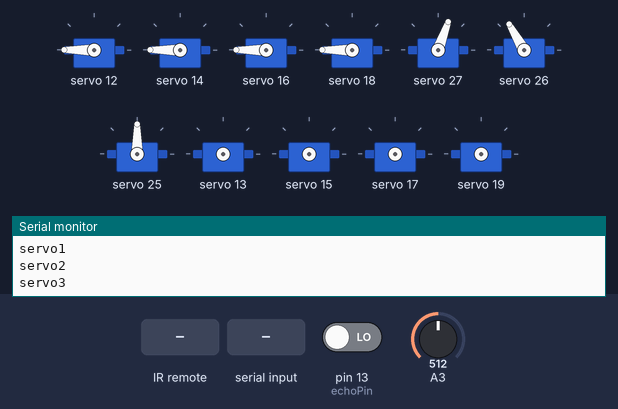
Recording of a sketch running on a simulated Arduino Uno, built with avr-gcc and run on an emulated ATmega328P. Parts: 11 × servo, the last lines printed to the serial monitor. The test bench sets the inputs (shaded band); at power-on: A3 = 512, pin 13 (echoPin) LOW. Random numbers use the default seed unless the sketch sets one.

Above: at 4.2 s.
4.3 s: infrared code 0x00FF22DD received
At 15.1 s:
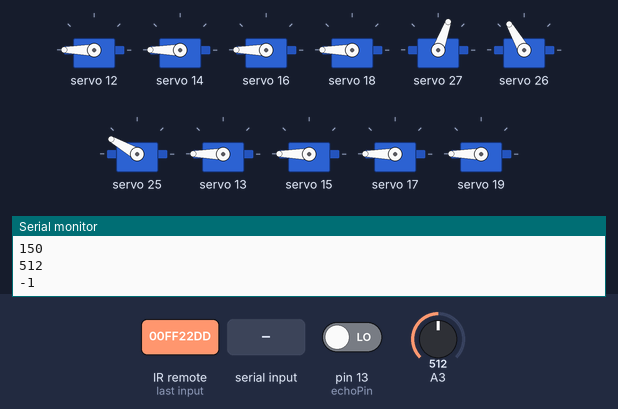
17.1 s: "F" received over Serial
At 25.11 s:
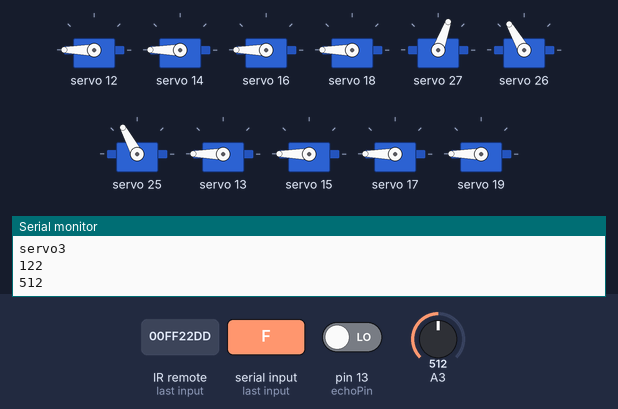
35.5 s: A3 set to 306
At 38.4 s:
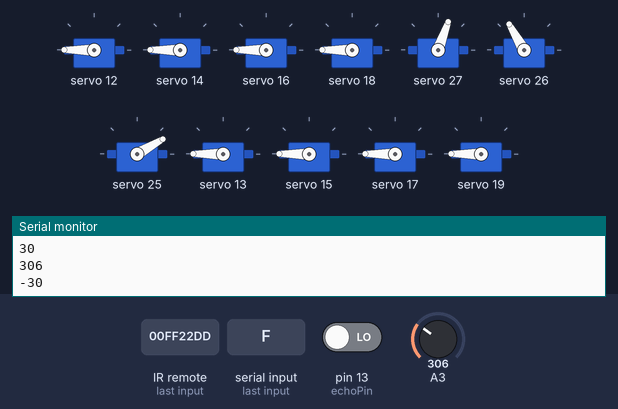
Timing chart, 0 to 39.9 s (numbered marks = the images above; inputs shaded):
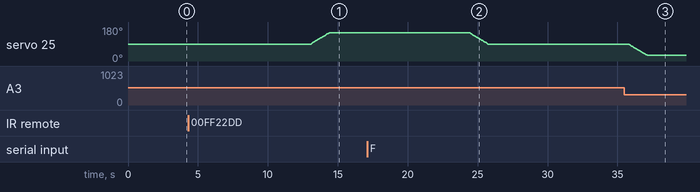

The sketch:

sketch_feb20a.ino
```cpp
#include <Wire.h>
#include <Adafruit_PWMServoDriver.h>
#include <Servo.h>
#include <IRremote.h>

#include <Thread.h>

#include "led.h"
#include "serv.h"
#include "wheel.h"

static Adafruit_PWMServoDriver pwm = Adafruit_PWMServoDriver(0x47);

const int RECV_PIN = A0;
const int echoPin = 13; // ultrasonic module   ECHO to D13
const int trigPin = 12; // ultrasonic module  TRIG to D12
static IRrecv irrecv(RECV_PIN);

#define IR_Go       0x00ff629d
#define IR_Back     0x00ffa857
#define IR_Left     0x00ff22dd
#define IR_Right    0x00ffc23d
#define IR_Ok       0x00ff02fd
#define IR_1        0x00FF6897
#define IR_2        0x00FF9867
#define IR_3        0x00FFB04F
#define IR_4        0x00FF30CF
#define IR_5        0x00FF18E7
#define IR_6        0x00FF7A85
#define IR_7        0x00FF10EF
#define IR_8        0x00FF38C7
#define IR_9        0x00FF5AA5
#define IR_0        0x00FF4AB5
#define IR_Sharp    0x00FF52AD
#define IR_Star     0x00FF42BD
#define IR_LastButton 0xFFFFFFFF

#define SensorLeft    6   //input pin of left sensor
#define SensorMiddle  7   //input pin of middle sensor
#define SensorRight   8   //input pin of right sensor

#define DELAY 500

static unsigned char SL;        //state of left sensor
static unsigned char SM;        //state of middle sensor
static unsigned char SR;        //state of right sensor

static unsigned long irLastAction = 0;

#define DStop 0
#define DForward 1
#define DBack 2
#define DLeft 3
#define DRight 4

unsigned char direction = DStop;
direction_t dir = FORWARD;

int i = 0, j = 0, t = 0, speeds = 1500;


serv servo1(&pwm);
serv servo2(&pwm);
serv servo3(&pwm);

wheel wheelFL(&pwm, 0);
wheel wheelBL(&pwm, 2);
wheel wheelFR(&pwm, 4);
wheel wheelBR(&pwm, 6);

void setup() {
  Serial.begin(9600); //set baud rate to 9600
  Serial.println(F("Hello. This is Bob"));

  pinMode(A3, INPUT);
  analogReference(INTERNAL); // 1.1V internal base voltage of ADC
  pwm.begin();
  pwm.setPWMFreq(60);
  led_setup();


  from_progmem(icons16[5], led_buf, 16);
  led_show(led_buf);
  delay(1000);
  from_progmem(icons16[6], led_buf, 16);
  led_show(led_buf);
  delay(1000);

  Serial.println(F("PWF inited"));
  stopp();
  Serial.println(F("Wheels stopped"));
  servo1.init(F("servo1"), 15, 70);
  servo1.min = 40;
  servo1.max = 70;

  servo2.init(F("servo2"), 14, 120);
  servo2.min = 20;
  servo2.max = 120;

  servo3.init(F("servo3"), 13, 90);
  servo3.min = 0;
  servo3.max = 180;
  servo3.delay = 15;

  delay(1000);
  pinMode(SensorLeft, INPUT);
  pinMode(SensorMiddle, INPUT);
  pinMode(SensorRight, INPUT);

  irrecv.enableIRIn(); // enable IR receiver
  stopp();
}

void loop() {
    if (Serial.available() > 0) { //receive Bluetooth signals
    char blue_val = Serial.read();
    Serial.println(blue_val);
    switch (blue_val) {
      case 'F': stopp();forward(); Serial.println("forward"); break; //receive‘F’, go forward

      case 'B': stopp();back();   Serial.println("back");   break; //receive‘B’, go back
      case 'L': stopp();turnL();  Serial.println("turn left"); break; //receive‘L’, turn left
      case 'R': stopp();turnR();  Serial.println("turn right"); break; //receive‘R’, turn right
      case 'S': stopp();  Serial.println("stop");   break; //receive‘S’, Car stops
      case 'a': speeds_inc(); break;//receive‘a’, motor speeds up
      case 'd': speeds_dec(); break;//receive‘d’, motor slows down
      case 'f': claw_up(); break;     //robots arm lifts up
      case 'b': claw_down(); break;     //robots arm lowers

      case 'l': claw_left(); break;     //robot arm turns left

      case 'r': claw_right(); break;     //robot arm turns right

      case 'Q': claw_open(); break;      //claw opens

      case 'E': claw_close(); break;     //claw closes

      //case 't': read_servo(); break;  //receive‘t’, record action

      //case 'i': do_servo(); break;   //receive‘i’, execute motion

      //case 'Y': avoid();    Serial.println("avoid"); break;  //receive‘Y’ to enter the obstacle avoidance mode

      //case 'X': tracking(); Serial.println("tracking"); break;      //receive‘X’to enter line tracking mode

      //case 'U': follow();   Serial.println("follow"); break; //receive‘U’to enter ultrasonic follow mode
      //case 'G': Fall();     Serial.println("Fall"); break;      //receive‘G’to enter anti-fall mode

      default: break;
    }
  }

  decode_results results;
  if (irrecv.decode(&results)) {  //receive IR signals
    Serial.println("Current");
    Serial.println(results.value, HEX);
    Serial.println("Last");
    Serial.println(irLastAction, HEX);
    unsigned long action = results.value;
    if (action == IR_LastButton) {
      action = irLastAction;
    } else {
      irLastAction = action;
    }

    switch (action) {
      case IR_Go: stopp();forward();  break;
      case IR_Back: stopp();back();   break;
      case IR_Left: stopp();turnL();  break;
      case IR_Right: stopp();turnR();  break;
      case IR_Ok: stopp();  break;
      case IR_1 : speeds_inc(); break;
      case IR_3 : speeds_dec(); break;
      case IR_5 : claw_init();break;
      case IR_2:  claw_up(); break;     //robots arm lifts up
      case IR_8:  claw_down(); break;  //robots arm lowers
      case IR_4:  claw_left(); break;     //robot arm turns left
      case IR_6:  claw_right(); break;     //robot arm turns right
      case IR_0:  claw_toogle(); break;
      case IR_Sharp: claw_close(); break;     //claw closes
      case IR_Star: claw_open(); break;      //claw opens
      default:  break;
    }
    irrecv.resume();  //
  }
  check_distance();
  //follow(); // не работает
}

void claw_init() {
  servo1.go_init();
  servo2.go_init();
  servo3.go_init();
}

void claw_toogle() {
  if (!is_claw_open()) {
    claw_open();
  } else
  {
    claw_close();
  }
};

bool is_claw_open() {
  //int val = map(analogRead(A3), 666, 1023, 20, 70);
  //led_show_number(val);
  return servo1.pos < 55;
}

void check_distance() {
  if (is_claw_open()) return;
  int distance = get_distance();
  if (distance < 20 && (direction != DBack && direction != DStop )) {
    stopp();
    servo3.move(30);
    delay(1000);
    if (get_distance() > 20) {
      turnR();
      delay(500);
      stopp();
      if (get_distance() > 20) { forward(); return; }
    }
    servo3.move(150);
    delay(1000);
    if (get_distance() > 20) {
      turnL();
      delay(500);
      stopp();
      if (get_distance() > 20) { forward(); return; }
    }
    back();
    delay(1000);
    if (rand() % 2 == 0 ) turnL(); else turnR();
    delay(500);
    forward();
  }
}

void follow() {
    static int prev_distance = 0;
    int distance = get_distance();
    if ((distance > 40 && distance < 60) && (abs(distance - prev_distance) < 20)) {
      prev_distance = distance;
      stopp();
      return;
    }
    if (distance < 40) { back(); return; }
    if (distance >= 60 && distance < 120) {
      prev_distance = distance;
      forward();
      return;
    }
    stopp();
    servo3.move(30);
    delay(1000);
    int d1 = get_distance();
    servo3.go_init();
    delay(1000);
    int d2 = get_distance();
    servo3.move(150);
    delay(1000);
    int d3 = get_distance();

    if (d1 > d3 + 20 && d1 > d2 + 20 && d1 > 20 && d1 < 120) {
      turnR();
      delay(300);
      forward();
      return;
    }
    if (d2 > d1 + 20 && d2 > d3 + 20 && d2 > 20 && d2 < 120) {
      servo3.go_init();
      forward();
      return;
    }
    if (d3 > d1 + 20 && d3 > d2 + 20 && d3 > 20 && d3 < 120) {
      turnL();
      delay(300);
      forward();
      return;
    }
}


void set_speed(int speed) {
  wheelFL.speed = speeds;
  wheelBL.speed = speeds;
  wheelFR.speed = speeds;
  wheelBR.speed = speeds;
  move();

}

void forward() {

  if (!is_claw_open()) claw_init();
  wheelFL.speed = speeds;
  wheelFL.direction = FORWARD;
  wheelFL.move();

  wheelBL.speed = speeds;
  wheelBL.direction = FORWARD;
  wheelBL.move();

  wheelFR.speed = speeds;
  wheelFR.direction = FORWARD;
  wheelFR.move();

  wheelBR.speed = speeds;
  wheelBR.direction = FORWARD;
  wheelBR.move();

  direction = DForward;
  dir = FORWARD;
  if (is_claw_open()) {
    delay(100);stopp();
  }
}

void back() {
  wheelFL.speed = speeds;
  wheelFL.direction = BACKWARD;
  wheelFL.move();

  wheelBL.speed = speeds;
  wheelBL.direction = BACKWARD;
  wheelBL.move();

  wheelFR.speed = speeds;
  wheelFR.direction = BACKWARD;
  wheelFR.move();

  wheelBR.speed = speeds;
  wheelBR.direction = BACKWARD;
  wheelBR.move();
  direction = DBack;
  dir = BACKWARD;

  if (is_claw_open()) {
    delay(100);
    stopp();
  }
}

void turnL() {
  if (!is_claw_open()) servo3.move(150);
  wheelFL.speed = speeds*2;
  wheelFL.direction = wheel::opposite_direction(dir);
  wheelFL.move();

  wheelBL.speed = speeds*2;
  wheelBL.direction = wheel::opposite_direction(dir);
  wheelBL.move();

  wheelFR.speed = speeds*2;
  wheelFR.direction = dir;
  wheelFR.move();

  wheelBR.speed = speeds*2;
  wheelBR.direction = dir;
  wheelBR.move();

  if (is_claw_open()) {
    delay(100);stopp();
  }

}
void turnR() {
  if (!is_claw_open()) servo3.move(30);
  wheelFL.speed = speeds*2;
  wheelFL.direction = dir;
  wheelFL.move();

  wheelBL.speed = speeds*2;
  wheelBL.direction = dir;
  wheelBL.move();

  wheelFR.speed = speeds*2;
  wheelFR.direction = wheel::opposite_direction(dir);
  wheelFR.move();

  wheelBR.speed = speeds*2;
  wheelBR.direction = wheel::opposite_direction(dir);
  wheelBR.move();

  if (is_claw_open()) {
    delay(100);
    stopp();
  }
}

void move() {
  wheelFL.move();
  wheelBL.move();
  wheelFR.move();
  wheelBR.move();
}

void stopp() {
  wheelFL.stop();
  wheelFL.direction = FORWARD;
  wheelBL.stop();
  wheelBL.direction = FORWARD;
  wheelFR.stop();
  wheelFR.direction = FORWARD;
  wheelBR.stop();
  wheelBL.direction = FORWARD;
  direction = DStop;
}

int get_distance() {
  unsigned int sum = 0;
  for(int i = 0; i<10; i++) {
    digitalWrite(trigPin, LOW);
    delayMicroseconds(5);
    digitalWrite(trigPin, HIGH);
    delayMicroseconds(10);
    digitalWrite(trigPin, LOW);
    int distance = pulseIn(echoPin, HIGH);  // reading the duration of high level
    sum += distance / 58; // Transform pulse time to distance
    delay(5);
  }
  sum = sum / 10;
  led_show_number((uint8_t) sum);
  return sum;
}

void speeds_inc() {
  if (speeds <= 2250) { //speed up by 5, set the number to change speed, up to 2560
    speeds += 250;
    set_speed(speeds);
  }
}

void speeds_dec() {
  if (speeds >= 255) { //reduce to 0 at least
    speeds -= 250;
    set_speed(speeds);
  }
}


void claw_open() { //claw opens
  servo1.move(servo1.min);
}
void claw_close() { //claw closes
  servo1.move(servo1.max);
}

void claw_up() { //robot arm lifts up
  servo2.move_on(10);
}

void claw_down() { //robot arm lowers
  servo2.move_on(-10);
}

void claw_left() { //robot arm turns left
  servo3.move_on(10);
}

void claw_right() { //robot arm turns right
  servo3.move_on(-10);
}


bool is_not_stop() {
  if (Serial.read() == 'S') {
    return false; //S’to stop speeding up
  } else {
    return true;
  }
}

// ---------------------------------------------------------------------
```

led.cpp
```cpp
//#include <stdint.h>
//#include <avr/pgmspace.h>
#include <Arduino.h>

#include "led.h"

const unsigned char PROGMEM digit[][8] = {
  { 0x00, 0x3c, 0x42, 0x81, 0x81, 0x42, 0x3c, 0x00 }, // 0
  { 0x00, 0x08, 0x04, 0x02, 0xff, 0x00, 0x00, 0x00 }, // 1
  { 0x00, 0x84, 0xc2, 0xa1, 0xa1, 0x92, 0x8c, 0x00 }, // 2
  { 0x00, 0x00, 0x42, 0x81, 0x81, 0x99, 0x66, 0x00 }, // 3
  { 0x00, 0x00, 0x1f, 0x10, 0x10, 0xff, 0x00, 0x00 }, // 4
  { 0x00, 0x00, 0x8f, 0x89, 0x89, 0xf9, 0x00, 0x00 }, // 5
  { 0x00, 0x00, 0xff, 0x89, 0x89, 0xf9, 0x00, 0x00 }, // 6
  { 0x00, 0x00, 0x01, 0x01, 0xf1, 0x09, 0x07, 0x00 }, // 7
  { 0x00, 0x00, 0xff, 0x89, 0x89, 0xff, 0x00, 0x00 }, // 8
  { 0x00, 0x00, 0x8f, 0x89, 0x89, 0xff, 0x00, 0x00 } // 9
};

const unsigned char PROGMEM icons16[][16] = {
  {0x00,0x00,0x00,0x00,0x26,0x41,0x86,0x80,0x80,0x80,0x86,0x41,0x26,0x00,0x00,0x00} // "-)
 ,{0x00,0x00,0x00,0x00,0x00,0x1C,0x22,0x42,0x84,0x42,0x22,0x1C,0x00,0x00,0x00,0x00} // heart
 ,{0x00,0x00,0x00,0x00,0x20,0x44,0x42,0x84,0x80,0x84,0x42,0x44,0x20,0x00,0x00,0x00} // :-)
 ,{0x00,0x00,0x00,0x00,0xC0,0x40,0xF8,0xD8,0x7E,0xFF,0xC0,0x00,0x00,0x00,0x00,0x00} // Д-русская
 ,{0x00, 0x00, 0x00, 0x00, 0x00, 0x1c, 0x22, 0x42, 0x84, 0x42, 0x22, 0x1c, 0x00, 0x00, 0x00, 0x00} // "-(
 ,{0x00, 0x00, 0xff, 0x08, 0x08, 0xff, 0x00, 0x00, 0x00, 0xfb, 0xfb, 0x00, 0x00, 0x00, 0xbf, 0x00} // Hi !
 ,{0x00, 0x00, 0x00, 0x01, 0x62, 0x92, 0x91, 0x90, 0x90, 0x90, 0x91, 0x92, 0x62, 0x01, 0x00, 0x00} // :-O
};

const unsigned char PROGMEM icons32[][32] = {
 { 0xff, 0x08, 0x08, 0xff, 0x00, 0xff, 0x89, 0x89, 0x89, 0x00, 0xff, 0x80, 0x80, 0xc0, 0x00, 0xff, 0x80, 0x80, 0xc0, 0x00, 0x7e, 0x81, 0x81, 0x7e,0,0,0,0,0,0,0,0 }, // HELLO
 { 0x00, 0x86, 0x89, 0x89, 0x71, 0x00, 0x01, 0x01, 0xff, 0x01, 0x01, 0x00, 0x7e, 0x81, 0x81, 0x81, 0x7e, 0x00, 0xff, 0x11, 0x11, 0x11, 0x0e, 0x00, 0,0,0,0,0,0,0,0 }, // STOP
 { 0x00, 0x00, 0x00, 0x81, 0x42, 0x24, 0x18, 0x00, 0x00, 0x00, 0x00, 0x81, 0x42, 0x24, 0x18, 0x00, 0x00, 0x00, 0x81, 0x42, 0x24, 0x18, 0x00, 0x00, 0x00, 0x81, 0x42, 0x24, 0x18, 0x00, 0x00, 0x00 }, // > > >
 { 0x00, 0x00, 0x00, 0x00, 0x18, 0x24, 0x42, 0x81, 0x00, 0x00, 0x00, 0x18, 0x24, 0x42, 0x81, 0x00, 0x00, 0x00, 0x18, 0x24, 0x42, 0x81, 0x00, 0x00, 0x00, 0x18, 0x24, 0x42, 0x81, 0x00, 0x00, 0x00 }, // < < <
 { 0x40, 0x40, 0x20, 0x10, 0x08, 0x08, 0x10, 0x20, 0x40, 0x40, 0x20, 0x10, 0x08, 0x08, 0x10, 0x20, 0x40, 0x40, 0x20, 0x10, 0x08, 0x08, 0x10, 0x20, 0x40, 0x40, 0x20, 0x10, 0x08, 0x08, 0x10, 0x20 }, // _/^\_/^\_ (WAVE)
 { 0x01, 0x02, 0x04, 0x08, 0x10, 0x20, 0x40, 0x80, 0x40, 0x20, 0x10, 0x08, 0x04, 0x02, 0x01, 0x02, 0x04, 0x08, 0x10, 0x20, 0x40, 0x80, 0x40, 0x20, 0x10, 0x08, 0x04, 0x02, 0x01, 0x01, 0x01, 0x01 } // BIG WAVE
};

unsigned char led_buf[16];

void led_setup()
{
  pinMode(IIC_SCL,OUTPUT);
  pinMode(IIC_SDA,OUTPUT);
  digitalWrite(IIC_SCL,LOW);
  digitalWrite(IIC_SDA,LOW);
}

void IIC_start();
void IIC_send(unsigned char send_data);
void IIC_end();

void from_progmem(const uint8_t *progmem, unsigned char *buf, unsigned int len) {
  for (; len > 0; len--) {
    *buf = pgm_read_byte(progmem);
    progmem++;
    buf++;
  }
}

/*----------------------------------------------------------------*/
void led_show(const unsigned char *picture) {
    /**************set the address plus 1***************/
    IIC_start();
    IIC_send(0x40);// set the address plus 1 automatically
    IIC_end();
    /************end the process of address plus 1 *****************/
    /************set the data display*****************/
    IIC_start();
    IIC_send(0xc0);// set the initial address as 0
    for(char i = 0;i < 16;i++) {
       IIC_send(*picture);// send the display data
       picture++;
    }
    IIC_end();
    /************end the data display*****************/
    /*************set the brightness display***************/
    IIC_start();
    IIC_send(0x8A);// set the brightness display
    IIC_end();
    /*************end the brightness display***************/
}
/*----------------------------------------------------------------*/
void led_rotate(const uint8_t *progmem, uint8_t size){
   static int delta=0;
   static uint8_t *old_progmem = NULL;
   if (old_progmem != progmem) {
    old_progmem = progmem;
    delta = 16;
    from_progmem(progmem, led_buf, 16);
   } else {
     for(uint8_t i=0;i<15;i++) {
      *(led_buf+i)=*(led_buf+i+1);
     }
     if (delta < size ) {
      from_progmem(progmem + delta, led_buf + 15, 1);
     } else {
      delta = -1;
     }
   }
   led_show(led_buf);
   delta++;
}

void led_show_number(uint8_t n) {
  Serial.println(n);
  uint8_t a,b;
  n = min(99, n);
  a = ( n / 10 ) % 10;
  b = n % 10;
  from_progmem(digit[a], led_buf, 8);
  from_progmem(digit[b], led_buf+8, 8);
  led_show(led_buf);
}

void IIC_start() {
  digitalWrite(IIC_SCL,LOW);
  delayMicroseconds(3);
  digitalWrite(IIC_SDA,HIGH);
  delayMicroseconds(3);
  digitalWrite(IIC_SCL,HIGH);
  delayMicroseconds(3);
  digitalWrite(IIC_SDA,LOW);
  delayMicroseconds(3);
}

void IIC_send(unsigned char send_data)
{
  for(char i = 0;i < 8;i++)
  {
      digitalWrite(IIC_SCL,LOW);
      delayMicroseconds(3);
      if(send_data & 0x01)
      {
        digitalWrite(IIC_SDA,HIGH);
      }
      else
      {
        digitalWrite(IIC_SDA,LOW);
      }
      delayMicroseconds(3);
      digitalWrite(IIC_SCL,HIGH);
      delayMicroseconds(3);
      send_data = send_data >> 1;
  }
}
void IIC_end()
{
  digitalWrite(IIC_SCL,LOW);
  delayMicroseconds(3);
  digitalWrite(IIC_SDA,LOW);
  delayMicroseconds(3);
  digitalWrite(IIC_SCL,HIGH);
  delayMicroseconds(3);
  digitalWrite(IIC_SDA,HIGH);
  delayMicroseconds(3);
}
/*----------------------------------------------------------------*/
```

led.h
```cpp
#include <Arduino.h>

//data display from right to left, from bottom to top, HIGH level display.
#define IIC_SCL  2
#define IIC_SDA  3

void led_setup();
void from_progmem(const uint8_t *progmem, unsigned char *buf, unsigned int len);
void led_show(const unsigned char *picture);
void led_rotate(const uint8_t *progmem, uint8_t size);
void led_show_number(uint8_t n);

extern unsigned char led_buf[16];

extern const unsigned char digit[][8];
extern const unsigned char icons16[][16];
extern const unsigned char icons32[][32];
```

serv.cpp
```cpp
// -------------------------------------------------

#include "serv.h"

serv::serv(Adafruit_PWMServoDriver * pwm) {
  this->pwm = pwm;
}

void serv::init(const __FlashStringHelper * name, byte port, t_angle angle) {
  this->pos = angle;
  this->pos_init = angle;
  this->port = port;
  this->name = name;
  Serial.println(name);
  this->write(angle);
}

void serv::write(int angle) {
  int value = map(angle, 0, 180, 133, 589);
  this->pwm->setPWM(this->port, 0, value);
}

t_angle serv::move(t_angle angle) {
  t_angle p = this->pos;
  if (angle < this->min) angle = this->min;
  if (angle > this->max) angle = this->max;
  int delta = (p > angle) ? -1 : 1;
  while(p != angle ) {
    p += delta;
    Serial.println(this->name);
    this->write(p);
    Serial.println(p);
    ::delay(this->delay);
    int val = analogRead(A3);
    Serial.println(val);
    Serial.println(map(val, 666, 1023, 20, 70));
  }
  this->pos = angle;
  return angle;
}

t_angle serv::move_on(t_angle angle) {
  return this->move(this->pos + angle);
}

t_angle serv::go_init() {
  return this->move(this->pos_init);
}
```

Source omitted: serv.h (526 bytes), wheel.cpp (446 bytes), wheel.h (449 bytes)

Measured:
- after the input at 4.3 s, servo 25: moves from 90° to 150° over 1.3 s, starting after 8.8 s
- after the input at 17.1 s, servo 25: moves from 150° to 90° over 1.3 s, starting after 7.4 s
